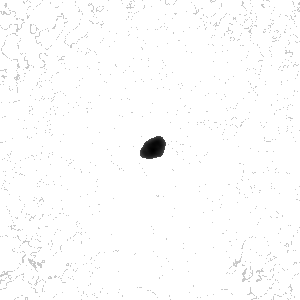
%> input picture morphology_input.png, 300 x 300 px
$ octave min_max_morphological_filter.m   (GNU Octave 9; MATLAB toolbox functions it lacks are replaced by stand-ins)
%> lines starting %> are read from the running program, lines starting %| are printed output that depends on the picture; in (x1, y1, x2, y2) boxes, pixels count from 0 and x2, y2 are one past the last pixel; in counts of white or black regions, pixels touching at a corner belong together; the program's own positions count from 1
%% Min-max morphological filtering
% NOTE -> For convolution I chose PIXEL REPLICATION METHOD FOR PADDING,
% because, To better learn pixel manipulations and copying in image processing,
% I wanted to use this method. Zero Padding is a straightforward procedure.
% First, I placed the original image into the new image. Then,
% I copied the top row of the original image to the new image.
% After that, I copied the bottom row of the original image to the new image.
% Next, I copied the leftmost column of the original image to the new image,
% and finally, I copied the rightmost edge of the original image to the new image.
% This way, I completed the padding process.
clc; clear;

inputImage = imread('morphology_input.png'); %Reading Image
%> inputImage is the input picture: size 300x300 uint8; min 0, max 255, mean 252.4

neighborhoodSize = 1; % For convolution, I want to select 3x3 area.
% So, my neighborhoodSize is 1. This means that, when I travels to my
% inputImage  I select  9 pixel intensities.

% Get the size of the image
[m, n] = size(inputImage);
%> m = 300; n = 300

% For paddingImage image : I  choose  PIXEL REPLICATION FOR PADDING
% rather than   zero padding.
paddingImage(2:m+1, 2:n+2-1) = inputImage(:,:); %This line copies the content of the image2 to
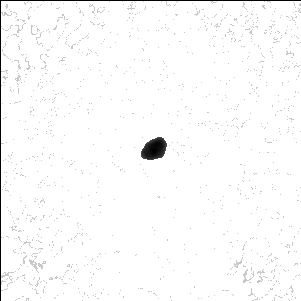
%> paddingImage: size 301x301 uint8; min 0, max 255, mean 250.7
% the center of the paddingImage. It essentially creates a copy of image2 within the interior
% of paddingImage. The dimensions of paddingImage are larger by two rows and two columns,
% and this operation places inputImage inside it.

paddingImage(1,2:n+1) = inputImage(1,:); %This line assigns the first row of inputImage to
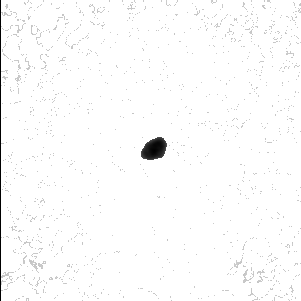
%> paddingImage: size 301x301 uint8; 0.33% of pixels changed, all inside (x1, y1, x2, y2) = (1, 0, 301, 1)
% the top row of paddingImage. It's filling the top border of paddingImage with the
% values from the first row of inputImage.

paddingImage(m+2,2:n+1) = inputImage(m,:); %This line assigns the last row of inputImage
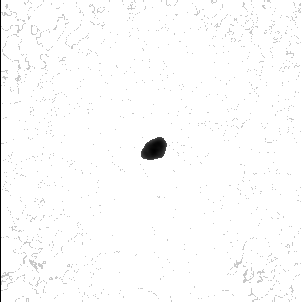
%> paddingImage: size 302x301 uint8; min 0, max 255, mean 251.5
% to the bottom row of paddingImage. It's filling the bottom border of paddingImage with
% the values from the last row of inputImage.

paddingImage(:,1) = paddingImage(:,2); %This line copies the values from the second column
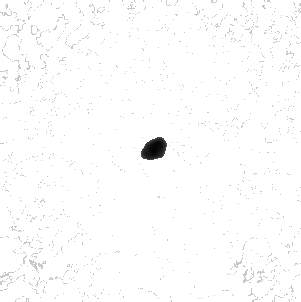
%> paddingImage: size 302x301 uint8; 0.33% of pixels changed, all inside (x1, y1, x2, y2) = (0, 0, 1, 302)
% of paddingImage to the entire leftmost column of paddingImage. It replicates the values
% from the second column to fill the left border of paddingImage.

paddingImage(:,n+2) = paddingImage(:,n+1); %This line copies the values from the second-to-last
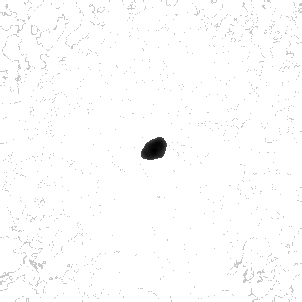
%> paddingImage: size 302x302 uint8; min 0, max 255, mean 252.4
% column of paddingImage to the entire rightmost column of paddingImage.
% It replicates the values from the second-to-last column to fill the right border of paddingImage.


maxFilteredImage = uint8(zeros(m, n));

% Now this code is performing a maximum filter operation, where for each pixel in paddingImage,
% it calculates the maximum intensity value in a local neighborhood.
% (I found the maximum filter operation in the course's slidess)
% The result is stored in maxFilteredImage, which represents the maximum-filtered version of the image.
for i = 2 : m+1
    for j = 2 : n+1

        neighborhood = paddingImage(i-neighborhoodSize:i+neighborhoodSize, j-neighborhoodSize:j+neighborhoodSize);


        neighborhoodElements = max(neighborhood(:)); %The code calculates the maximum
        % intensity value within the neighborhood using the max function
        maxFilteredImage(i-1, j-1) = neighborhoodElements; % The location (i-1, j-1) in maxFilteredImage
        % is updated with the maximum intensity value.

    end
end
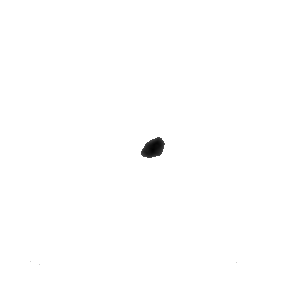
%> maxFilteredImage: size 300x300 uint8; min 4, max 255, mean 254.2
%When I applied the max filter, I observed that some of the black points in the center disappeared.
% As shown in the slides, I thought that applying the min filter to the output could potentially
% bring back some of the lost black points. Therefore, I applied the min filter to the output image,
% but before doing that, I need to perform the padding operation.

%Again, pixel multiplication method for padding. I explained this method above.
paddingImage2 = uint8(zeros(m+2, n+2));
paddingImage2(2:m+1, 2:n+2-1) = maxFilteredImage(:,:);
paddingImage2(1,2:n+1) = maxFilteredImage(1,:);
paddingImage2(m+2,2:n+1) = maxFilteredImage(m,:);
paddingImage2(:,1) = paddingImage2(:,2);
paddingImage2(:,n+2) = paddingImage2(:,n+1);
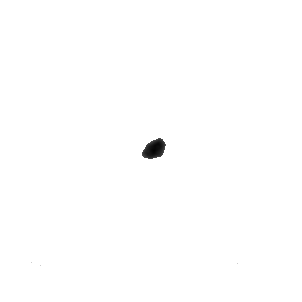
%> paddingImage2: size 302x302 uint8; min 4, max 255, mean 254.2

minMaxFilteredImage =uint8(zeros(m, n));
for i = 2 : m+1
    for j = 2 : n+1

        % Define the neighborhood region
        neighborhood = paddingImage2(i-neighborhoodSize:i+neighborhoodSize, j-neighborhoodSize:j+neighborhoodSize);


        neighborhoodElements = min(neighborhood(:)); % min fitering
        minMaxFilteredImage(i-1, j-1) = neighborhoodElements;

    end
end

subplot(1,2,1)
imshow(inputImage)
title("morphology_input.png")
subplot(1,2,2)

imshow(minMaxFilteredImage)
title("min_max_filtered_output.png")
